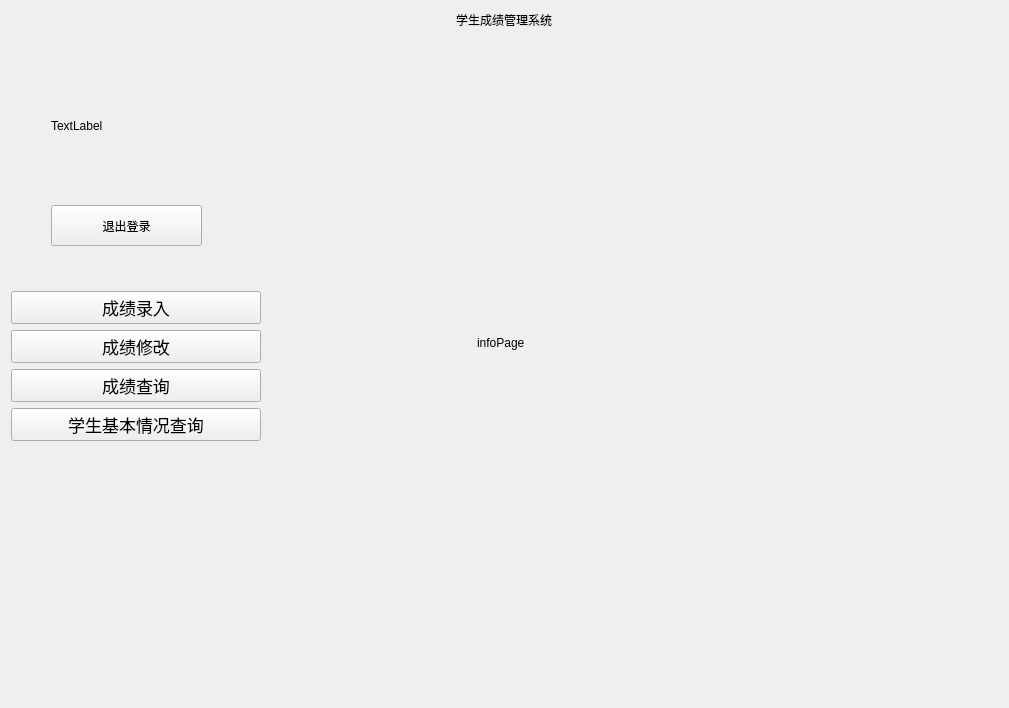
<?xml version="1.0" encoding="UTF-8"?>
<ui version="4.0">
 <class>TeacherWindow</class>
 <widget class="QWidget" name="TeacherWindow">
  <property name="geometry">
   <rect>
    <x>0</x>
    <y>0</y>
    <width>1009</width>
    <height>708</height>
   </rect>
  </property>
  <property name="windowTitle">
   <string>TeacherWindow</string>
  </property>
  <layout class="QVBoxLayout" name="verticalLayout_2">
   <item>
    <widget class="QWidget" name="widget" native="true">
     <property name="maximumSize">
      <size>
       <width>16777215</width>
       <height>60</height>
      </size>
     </property>
     <property name="styleSheet">
      <string notr="true"/>
     </property>
     <layout class="QHBoxLayout" name="horizontalLayout_2">
      <property name="spacing">
       <number>0</number>
      </property>
      <property name="leftMargin">
       <number>0</number>
      </property>
      <property name="topMargin">
       <number>0</number>
      </property>
      <property name="rightMargin">
       <number>0</number>
      </property>
      <property name="bottomMargin">
       <number>0</number>
      </property>
      <item alignment="Qt::AlignHCenter">
       <widget class="QLabel" name="label_2">
        <property name="maximumSize">
         <size>
          <width>16777215</width>
          <height>37</height>
         </size>
        </property>
        <property name="text">
         <string>学生成绩管理系统</string>
        </property>
       </widget>
      </item>
     </layout>
    </widget>
   </item>
   <item>
    <layout class="QHBoxLayout" name="horizontalLayout">
     <item>
      <widget class="QWidget" name="widget_2" native="true">
       <property name="minimumSize">
        <size>
         <width>250</width>
         <height>0</height>
        </size>
       </property>
       <property name="maximumSize">
        <size>
         <width>250</width>
         <height>16777215</height>
        </size>
       </property>
       <property name="styleSheet">
        <string notr="true"/>
       </property>
       <layout class="QVBoxLayout" name="verticalLayout">
        <property name="leftMargin">
         <number>0</number>
        </property>
        <property name="topMargin">
         <number>0</number>
        </property>
        <property name="rightMargin">
         <number>0</number>
        </property>
        <property name="bottomMargin">
         <number>0</number>
        </property>
        <item>
         <widget class="QWidget" name="widget_4" native="true">
          <property name="minimumSize">
           <size>
            <width>0</width>
            <height>250</height>
           </size>
          </property>
          <widget class="QPushButton" name="exitBtn">
           <property name="geometry">
            <rect>
             <x>40</x>
             <y>170</y>
             <width>151</width>
             <height>41</height>
            </rect>
           </property>
           <property name="text">
            <string>退出登录</string>
           </property>
          </widget>
          <widget class="QLabel" name="label">
           <property name="geometry">
            <rect>
             <x>40</x>
             <y>20</y>
             <width>151</width>
             <height>141</height>
            </rect>
           </property>
           <property name="styleSheet">
            <string notr="true"/>
           </property>
           <property name="text">
            <string>TextLabel</string>
           </property>
          </widget>
         </widget>
        </item>
        <item>
         <widget class="QPushButton" name="enterBtn">
          <property name="sizePolicy">
           <sizepolicy hsizetype="Minimum" vsizetype="Fixed">
            <horstretch>1</horstretch>
            <verstretch>1</verstretch>
           </sizepolicy>
          </property>
          <property name="minimumSize">
           <size>
            <width>93</width>
            <height>0</height>
           </size>
          </property>
          <property name="font">
           <font>
            <pointsize>13</pointsize>
           </font>
          </property>
          <property name="styleSheet">
           <string notr="true"/>
          </property>
          <property name="text">
           <string>成绩录入</string>
          </property>
         </widget>
        </item>
        <item>
         <widget class="QPushButton" name="modifyBtn">
          <property name="minimumSize">
           <size>
            <width>93</width>
            <height>0</height>
           </size>
          </property>
          <property name="font">
           <font>
            <pointsize>13</pointsize>
           </font>
          </property>
          <property name="text">
           <string>成绩修改</string>
          </property>
         </widget>
        </item>
        <item>
         <widget class="QPushButton" name="scoreSearchBtn">
          <property name="minimumSize">
           <size>
            <width>93</width>
            <height>0</height>
           </size>
          </property>
          <property name="font">
           <font>
            <pointsize>13</pointsize>
           </font>
          </property>
          <property name="text">
           <string>成绩查询</string>
          </property>
         </widget>
        </item>
        <item>
         <widget class="QPushButton" name="infoSearchBtn">
          <property name="sizePolicy">
           <sizepolicy hsizetype="Minimum" vsizetype="Fixed">
            <horstretch>0</horstretch>
            <verstretch>1</verstretch>
           </sizepolicy>
          </property>
          <property name="minimumSize">
           <size>
            <width>93</width>
            <height>0</height>
           </size>
          </property>
          <property name="font">
           <font>
            <pointsize>13</pointsize>
           </font>
          </property>
          <property name="text">
           <string>学生基本情况查询</string>
          </property>
         </widget>
        </item>
        <item>
         <spacer name="verticalSpacer">
          <property name="orientation">
           <enum>Qt::Vertical</enum>
          </property>
          <property name="sizeHint" stdset="0">
           <size>
            <width>20</width>
            <height>40</height>
           </size>
          </property>
         </spacer>
        </item>
       </layout>
      </widget>
     </item>
     <item>
      <widget class="QStackedWidget" name="stackedWidget">
       <property name="currentIndex">
        <number>4</number>
       </property>
       <widget class="QWidget" name="page">
        <widget class="QLabel" name="label_3">
         <property name="geometry">
          <rect>
           <x>270</x>
           <y>230</y>
           <width>72</width>
           <height>15</height>
          </rect>
         </property>
         <property name="text">
          <string>blank</string>
         </property>
        </widget>
       </widget>
       <widget class="QWidget" name="enterPage">
        <widget class="QLabel" name="label_4">
         <property name="geometry">
          <rect>
           <x>350</x>
           <y>250</y>
           <width>151</width>
           <height>21</height>
          </rect>
         </property>
         <property name="text">
          <string>enterPage</string>
         </property>
        </widget>
       </widget>
       <widget class="QWidget" name="modifyPage">
        <layout class="QVBoxLayout" name="verticalLayout_3">
         <item>
          <widget class="QTableView" name="tableView"/>
         </item>
         <item>
          <layout class="QHBoxLayout" name="horizontalLayout_3">
           <item>
            <spacer name="horizontalSpacer">
             <property name="orientation">
              <enum>Qt::Horizontal</enum>
             </property>
             <property name="sizeHint" stdset="0">
              <size>
               <width>40</width>
               <height>20</height>
              </size>
             </property>
            </spacer>
           </item>
           <item>
            <widget class="QPushButton" name="pushButton">
             <property name="text">
              <string>PushButton</string>
             </property>
            </widget>
           </item>
           <item>
            <spacer name="horizontalSpacer_2">
             <property name="orientation">
              <enum>Qt::Horizontal</enum>
             </property>
             <property name="sizeHint" stdset="0">
              <size>
               <width>40</width>
               <height>20</height>
              </size>
             </property>
            </spacer>
           </item>
          </layout>
         </item>
        </layout>
       </widget>
       <widget class="QWidget" name="scoreSearchPage">
        <widget class="QLabel" name="label_5">
         <property name="geometry">
          <rect>
           <x>160</x>
           <y>260</y>
           <width>271</width>
           <height>21</height>
          </rect>
         </property>
         <property name="text">
          <string>scoreSearchPage</string>
         </property>
        </widget>
       </widget>
       <widget class="QWidget" name="infoPage">
        <widget class="QLabel" name="label_6">
         <property name="geometry">
          <rect>
           <x>210</x>
           <y>300</y>
           <width>72</width>
           <height>15</height>
          </rect>
         </property>
         <property name="text">
          <string>infoPage</string>
         </property>
        </widget>
       </widget>
      </widget>
     </item>
    </layout>
   </item>
  </layout>
 </widget>
 <layoutdefault spacing="6" margin="11"/>
 <resources/>
 <connections/>
</ui>
